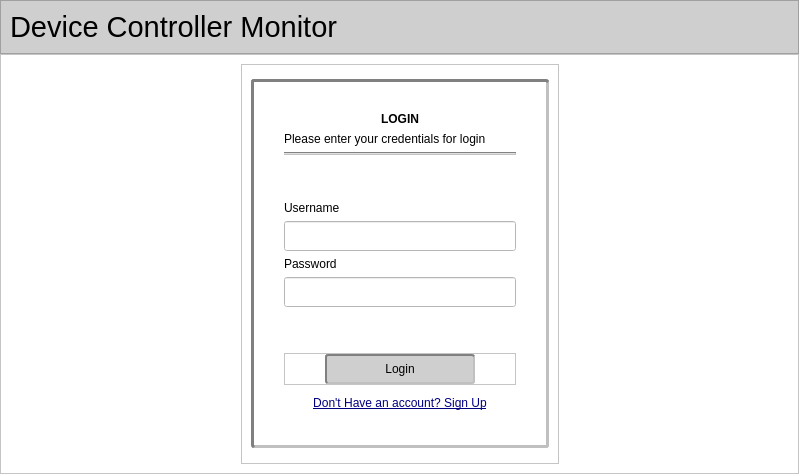
<?xml version="1.0" encoding="UTF-8"?>
<ui version="4.0">
 <class>LoginRegister</class>
 <widget class="QMainWindow" name="LoginRegister">
  <property name="geometry">
   <rect>
    <x>0</x>
    <y>0</y>
    <width>799</width>
    <height>474</height>
   </rect>
  </property>
  <property name="windowTitle">
   <string>Pacemaker: Device Controller Monitor</string>
  </property>
  <widget class="QWidget" name="centralwidget">
   <layout class="QVBoxLayout" name="verticalLayout">
    <property name="spacing">
     <number>0</number>
    </property>
    <property name="leftMargin">
     <number>0</number>
    </property>
    <property name="topMargin">
     <number>0</number>
    </property>
    <property name="rightMargin">
     <number>0</number>
    </property>
    <property name="bottomMargin">
     <number>0</number>
    </property>
    <item>
     <widget class="QFrame" name="frame">
      <property name="styleSheet">
       <string notr="true">background-color:rgb(207, 207, 207);
color:black;</string>
      </property>
      <property name="frameShape">
       <enum>QFrame::StyledPanel</enum>
      </property>
      <property name="frameShadow">
       <enum>QFrame::Raised</enum>
      </property>
      <layout class="QVBoxLayout" name="verticalLayout_3">
       <item>
        <spacer name="verticalSpacer_3">
         <property name="orientation">
          <enum>Qt::Vertical</enum>
         </property>
         <property name="sizeType">
          <enum>QSizePolicy::Preferred</enum>
         </property>
         <property name="sizeHint" stdset="0">
          <size>
           <width>20</width>
           <height>10</height>
          </size>
         </property>
        </spacer>
       </item>
       <item>
        <widget class="QLabel" name="label">
         <property name="text">
          <string>&lt;html&gt;&lt;head/&gt;&lt;body&gt;&lt;p&gt;&lt;span style=&quot; font-size:22pt; color:#000000;&quot;&gt;Device Controller Monitor&lt;/span&gt;&lt;/p&gt;&lt;/body&gt;&lt;/html&gt;</string>
         </property>
         <property name="alignment">
          <set>Qt::AlignLeading|Qt::AlignLeft|Qt::AlignVCenter</set>
         </property>
        </widget>
       </item>
       <item>
        <spacer name="verticalSpacer_2">
         <property name="orientation">
          <enum>Qt::Vertical</enum>
         </property>
         <property name="sizeType">
          <enum>QSizePolicy::Preferred</enum>
         </property>
         <property name="sizeHint" stdset="0">
          <size>
           <width>20</width>
           <height>10</height>
          </size>
         </property>
        </spacer>
       </item>
      </layout>
     </widget>
    </item>
    <item>
     <widget class="QFrame" name="frame_2">
      <property name="styleSheet">
       <string notr="true">background-color:white;</string>
      </property>
      <property name="frameShape">
       <enum>QFrame::StyledPanel</enum>
      </property>
      <property name="frameShadow">
       <enum>QFrame::Raised</enum>
      </property>
      <layout class="QHBoxLayout" name="horizontalLayout">
       <item>
        <spacer name="horizontalSpacer_8">
         <property name="orientation">
          <enum>Qt::Horizontal</enum>
         </property>
         <property name="sizeHint" stdset="0">
          <size>
           <width>40</width>
           <height>20</height>
          </size>
         </property>
        </spacer>
       </item>
       <item>
        <widget class="QFrame" name="frame_3">
         <property name="frameShape">
          <enum>QFrame::StyledPanel</enum>
         </property>
         <property name="frameShadow">
          <enum>QFrame::Raised</enum>
         </property>
         <layout class="QVBoxLayout" name="verticalLayout_2">
          <item>
           <spacer name="verticalSpacer">
            <property name="orientation">
             <enum>Qt::Vertical</enum>
            </property>
            <property name="sizeHint" stdset="0">
             <size>
              <width>20</width>
              <height>40</height>
             </size>
            </property>
           </spacer>
          </item>
          <item>
           <widget class="QFrame" name="frame_login_register">
            <property name="sizePolicy">
             <sizepolicy hsizetype="Preferred" vsizetype="Expanding">
              <horstretch>0</horstretch>
              <verstretch>0</verstretch>
             </sizepolicy>
            </property>
            <property name="styleSheet">
             <string notr="true">QFrame#frame_login_register{
background:transparent;
border:3px inset gray;
border-radius:3px;
}</string>
            </property>
            <property name="frameShape">
             <enum>QFrame::StyledPanel</enum>
            </property>
            <property name="frameShadow">
             <enum>QFrame::Raised</enum>
            </property>
            <layout class="QVBoxLayout" name="verticalLayout_6">
             <property name="leftMargin">
              <number>30</number>
             </property>
             <property name="topMargin">
              <number>30</number>
             </property>
             <property name="rightMargin">
              <number>30</number>
             </property>
             <property name="bottomMargin">
              <number>30</number>
             </property>
             <item>
              <widget class="QLabel" name="label_login_register">
               <property name="styleSheet">
                <string notr="true">font-weight:bold;
font: 14pt &quot;MS Shell Dlg 2&quot;;</string>
               </property>
               <property name="text">
                <string>LOGIN</string>
               </property>
               <property name="alignment">
                <set>Qt::AlignCenter</set>
               </property>
              </widget>
             </item>
             <item>
              <widget class="QLabel" name="label_login_register_detail">
               <property name="styleSheet">
                <string notr="true">font: 9pt &quot;MS Shell Dlg 2&quot;;</string>
               </property>
               <property name="text">
                <string>Please enter your credentials for login</string>
               </property>
               <property name="wordWrap">
                <bool>true</bool>
               </property>
              </widget>
             </item>
             <item>
              <widget class="Line" name="line_3">
               <property name="styleSheet">
                <string notr="true">background-color:rgb(195, 195, 195)</string>
               </property>
               <property name="orientation">
                <enum>Qt::Horizontal</enum>
               </property>
              </widget>
             </item>
             <item>
              <spacer name="verticalSpacer_10">
               <property name="orientation">
                <enum>Qt::Vertical</enum>
               </property>
               <property name="sizeType">
                <enum>QSizePolicy::Preferred</enum>
               </property>
               <property name="sizeHint" stdset="0">
                <size>
                 <width>20</width>
                 <height>40</height>
                </size>
               </property>
              </spacer>
             </item>
             <item>
              <widget class="QLabel" name="label_3">
               <property name="styleSheet">
                <string notr="true">color: black;
font: 12pt &quot;MS Shell Dlg 2&quot;;</string>
               </property>
               <property name="text">
                <string>Username</string>
               </property>
              </widget>
             </item>
             <item>
              <widget class="QLineEdit" name="lineEdit_username">
               <property name="minimumSize">
                <size>
                 <width>0</width>
                 <height>30</height>
                </size>
               </property>
               <property name="styleSheet">
                <string notr="true"/>
               </property>
              </widget>
             </item>
             <item>
              <widget class="QLabel" name="label_6">
               <property name="styleSheet">
                <string notr="true">color: black;
font: 12pt &quot;MS Shell Dlg 2&quot;;</string>
               </property>
               <property name="text">
                <string>Password</string>
               </property>
              </widget>
             </item>
             <item>
              <widget class="QLineEdit" name="lineEdit_password">
               <property name="minimumSize">
                <size>
                 <width>0</width>
                 <height>30</height>
                </size>
               </property>
              </widget>
             </item>
             <item>
              <spacer name="verticalSpacer_8">
               <property name="orientation">
                <enum>Qt::Vertical</enum>
               </property>
               <property name="sizeType">
                <enum>QSizePolicy::Preferred</enum>
               </property>
               <property name="sizeHint" stdset="0">
                <size>
                 <width>20</width>
                 <height>40</height>
                </size>
               </property>
              </spacer>
             </item>
             <item>
              <widget class="QFrame" name="frame_10">
               <property name="frameShape">
                <enum>QFrame::StyledPanel</enum>
               </property>
               <property name="frameShadow">
                <enum>QFrame::Raised</enum>
               </property>
               <layout class="QHBoxLayout" name="horizontalLayout_3">
                <property name="leftMargin">
                 <number>0</number>
                </property>
                <property name="topMargin">
                 <number>0</number>
                </property>
                <property name="rightMargin">
                 <number>0</number>
                </property>
                <property name="bottomMargin">
                 <number>0</number>
                </property>
                <item>
                 <spacer name="horizontalSpacer">
                  <property name="orientation">
                   <enum>Qt::Horizontal</enum>
                  </property>
                  <property name="sizeHint" stdset="0">
                   <size>
                    <width>40</width>
                    <height>20</height>
                   </size>
                  </property>
                 </spacer>
                </item>
                <item>
                 <widget class="QPushButton" name="btn_login_register">
                  <property name="minimumSize">
                   <size>
                    <width>150</width>
                    <height>30</height>
                   </size>
                  </property>
                  <property name="styleSheet">
                   <string notr="true">background-color:rgb(207, 207, 207);
color:black;
font: 11pt &quot;MS Shell Dlg 2&quot;;
border:2px inset gray;
border-radius:3px;</string>
                  </property>
                  <property name="text">
                   <string>Login</string>
                  </property>
                 </widget>
                </item>
                <item>
                 <spacer name="horizontalSpacer_2">
                  <property name="orientation">
                   <enum>Qt::Horizontal</enum>
                  </property>
                  <property name="sizeHint" stdset="0">
                   <size>
                    <width>40</width>
                    <height>20</height>
                   </size>
                  </property>
                 </spacer>
                </item>
               </layout>
              </widget>
             </item>
             <item>
              <widget class="QPushButton" name="btn_register_login">
               <property name="minimumSize">
                <size>
                 <width>150</width>
                 <height>0</height>
                </size>
               </property>
               <property name="cursor">
                <cursorShape>OpenHandCursor</cursorShape>
               </property>
               <property name="styleSheet">
                <string notr="true">background-color:transparent;
padding:5px;
border-radius:10px;
color:rgb(0, 0, 127);
font: 10pt &quot;MS Shell Dlg 2&quot;;
text-decoration:underline;</string>
               </property>
               <property name="text">
                <string>Don't Have an account? Sign Up</string>
               </property>
              </widget>
             </item>
            </layout>
           </widget>
          </item>
          <item>
           <spacer name="verticalSpacer_4">
            <property name="orientation">
             <enum>Qt::Vertical</enum>
            </property>
            <property name="sizeHint" stdset="0">
             <size>
              <width>20</width>
              <height>40</height>
             </size>
            </property>
           </spacer>
          </item>
         </layout>
        </widget>
       </item>
       <item>
        <spacer name="horizontalSpacer_9">
         <property name="orientation">
          <enum>Qt::Horizontal</enum>
         </property>
         <property name="sizeHint" stdset="0">
          <size>
           <width>40</width>
           <height>20</height>
          </size>
         </property>
        </spacer>
       </item>
      </layout>
     </widget>
    </item>
   </layout>
  </widget>
 </widget>
 <resources/>
 <connections/>
</ui>
